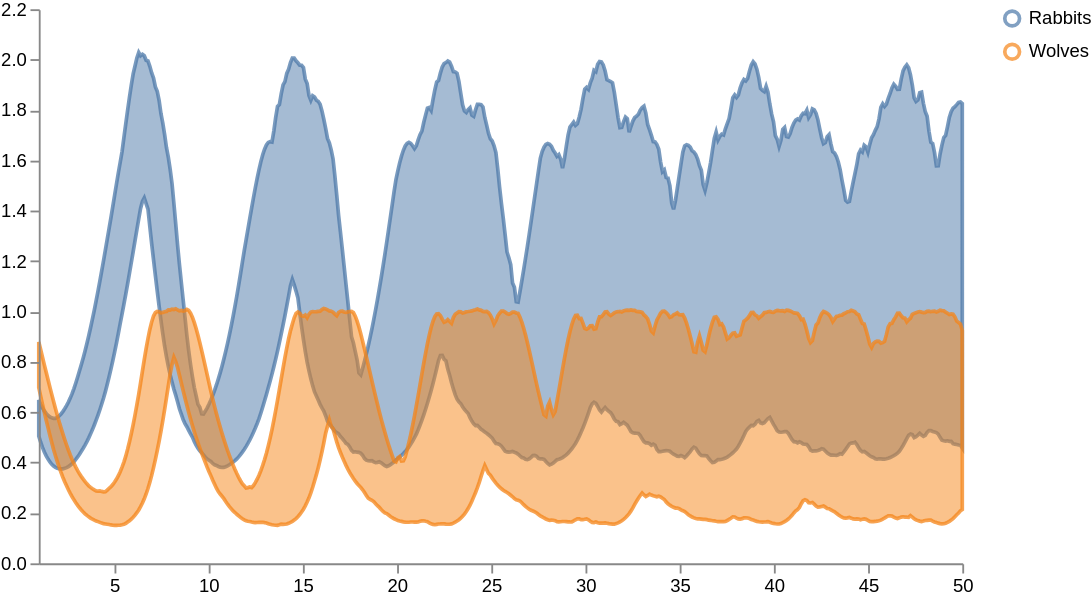

Express this chart as Vega-Lite.
### Vega specification from a JSON file in a GitHub repository (floating-point values rounded to 4 significant figures; data arrays with more than 128 entries replaced by an {"elided": "..."} marker saying what was removed)
{"$schema": "https://vega.github.io/schema/vega/v5.json", "width": 500, "height": 300, "scales": [{"name": "xscale", "type": "linear", "range": "width", "zero": false, "domain": {"fields": [{"data": "distributions", "field": "timepoint"}, {"data": "traces", "field": "timepoint"}, {"data": "points", "field": "timepoint"}, {"data": "markers", "field": "timepoint"}]}}, {"name": "yscale", "type": "linear", "range": "height", "nice": true, "zero": true, "domain": {"fields": [{"data": "distributions", "field": "lower"}, {"data": "distributions", "field": "upper"}, {"data": "traces", "field": "value"}, {"data": "points", "field": "value"}]}}, {"name": "color", "type": "ordinal", "range": "category", "domain": {"fields": [{"data": "distributions", "field": "trajectory"}, {"data": "traces", "field": "trajectory"}, {"data": "points", "field": "trajectory"}]}}], "axes": [{"name": "x_axis", "orient": "bottom", "scale": "xscale", "zindex": 100}, {"name": "y_axis", "orient": "left", "scale": "yscale", "zindex": 100}], "signals": [{"name": "clear", "value": true, "on": [{"events": "mouseup[!event.item]", "update": "true", "force": true}]}, {"name": "shift", "value": false, "on": [{"events": "@legendSymbol:click, @legendLabel:click", "update": "event.shiftKey", "force": true}]}, {"name": "clicked", "value": null, "on": [{"events": "@legendSymbol:click, @legendLabel:click", "update": "{value: datum.value}", "force": true}]}, {"name": "clearData", "value": true, "on": [{"events": "mouseup[!event.item]", "update": "true", "force": true}]}, {"name": "clickedData", "value": null, "on": [{"events": "@area:click", "update": "{value: datum.trajectory}", "force": true}]}], "legends": [{"name": "color_legend", "stroke": "color", "encode": {"symbols": {"name": "legendSymbol", "interactive": true, "update": {"fill": {"value": "transparent"}, "strokeWidth": {"value": 2}, "opacity": [{"test": "!length(data('selected')) || indata('selected', 'value', datum.value) || indata('selectedData', 'value', datum.value)", "value": 0.7}, {"value": 0.15}], "size": {"value": 64}}}, "labels": {"name": "legendLabel", "interactive": true, "update": {"opacity": [{"test": "!length(data('selectedData')) || indata('selectedData', 'value', datum.value)", "value": 1}, {"value": 0.25}]}}}}], "marks": [{"type": "group", "zindex": 3, "name": "_points", "from": {"facet": {"name": "points_split", "data": "points", "groupby": "trajectory"}}, "marks": [{"type": "symbol", "name": "_points_symbol", "from": {"data": "points_split"}, "zindex": 3, "encode": {"update": {"x": {"scale": "xscale", "field": "timepoint"}, "y": {"scale": "yscale", "field": "value"}, "size": {"value": 10}, "strokeWidth": {"value": 2}, "fill": {"scale": "color", "field": "trajectory"}, "stroke": {"scale": "color", "field": "trajectory"}, "fillOpacity": [{"test": "!length(data('selected')) || indata('selected', 'value', datum.trajectory)", "value": 0.5}, {"value": 0.15}], "strokeOpacity": [{"test": "!length(data('selected')) || indata('selected', 'value', datum.trajectory)", "value": 0.75}, {"value": 0.15}], "tooltip": {"field": "value"}}, "hover": {"fillOpacity": {"value": 0.9}}}}, {"type": "line", "name": "_points_line", "from": {"data": "points_split"}, "zindex": 3, "encode": {"update": {"x": {"scale": "xscale", "field": "timepoint"}, "y": {"scale": "yscale", "field": "value"}, "strokeWidth": {"value": 2}, "stroke": {"scale": "color", "field": "trajectory"}, "interpolate": {"value": "linear"}, "strokeOpacity": [{"test": "!length(data('selected')) || indata('selected', 'value', datum.trajectory)", "value": 0.3}, {"value": 0.1}]}, "hover": {"fillOpacity": {"value": 0.9}}}}]}, {"type": "group", "zindex": 2, "name": "_traces", "from": {"facet": {"name": "traces_split", "data": "traces", "groupby": "trajectory"}}, "marks": [{"type": "line", "name": "_traces_lines", "from": {"data": "traces_split"}, "encode": {"update": {"x": {"scale": "xscale", "field": "timepoint"}, "y": {"scale": "yscale", "field": "value"}, "strokeWidth": {"value": 2}, "stroke": {"scale": "color", "field": "trajectory"}, "interpolate": {"value": "linear"}, "strokeOpacity": [{"test": "!length(data('selected')) || indata('selected', 'value', datum.trajectory)", "value": 0.75}, {"value": 0.15}]}, "hover": {"fillOpacity": {"value": 0.9}}}}]}, {"type": "group", "name": "_distributions", "zindex": 1, "from": {"facet": {"name": "trajectory_split", "data": "distributions", "groupby": "trajectory"}}, "marks": [{"type": "area", "name": "area", "interactive": true, "from": {"data": "trajectory_split"}, "encode": {"update": {"x": {"scale": "xscale", "field": "timepoint"}, "y": {"scale": "yscale", "field": "upper"}, "y2": {"scale": "yscale", "field": "lower"}, "interpolate": {"value": "linear"}, "strokeWidth": {"value": 2}, "fill": {"scale": "color", "field": "trajectory"}, "stroke": {"scale": "color", "field": "trajectory"}, "fillOpacity": [{"test": "!length(data('selected')) || indata('selected', 'value', datum.trajectory)", "value": 0.5}, {"value": 0.15}], "strokeOpacity": [{"test": "!length(data('selected')) || indata('selected', 'value', datum.trajectory)", "value": 0.75}, {"value": 0.15}]}, "hover": {"fillOpacity": {"value": 0.9}}}}]}, {"type": "group", "name": "_markers", "marks": [{"type": "rule", "name": "_marker text", "from": {"data": "markers"}, "encode": {"enter": {"stroke": {"value": "lightgray"}}, "update": {"x": {"scale": "xscale", "field": "timepoint"}, "y2": {"value": 0}, "y": {"signal": "height"}, "opacity": {"value": 1}}}}, {"type": "text", "name": "_marker flags", "from": {"data": "_marker text"}, "encode": {"enter": {"text": {"field": "datum.label"}, "y": {"value": 0}, "fontSize": {"value": 8}}}, "transform": [{"type": "label", "lineAnchor": "start", "as": ["x", "_y", "opacity", "align", "baseline"], "offset": [1], "size": {"signal": "[width, height]"}}]}]}], "data": [{"name": "distributions", "values": {"elided": "1000 records"}}, {"name": "traces", "values": [], "transform": [{"type": "filter", "expr": "isValid(datum.value)"}]}, {"name": "points", "values": []}, {"name": "markers", "values": []}, {"name": "selected", "on": [{"trigger": "clear", "remove": true}, {"trigger": "!shift", "remove": true}, {"trigger": "!shift && clicked", "insert": "clicked"}, {"trigger": "shift && clicked", "toggle": "clicked"}]}, {"name": "selectedData", "on": [{"trigger": "clearData", "remove": true}, {"trigger": "clickedData", "toggle": "clickedData"}]}]}
